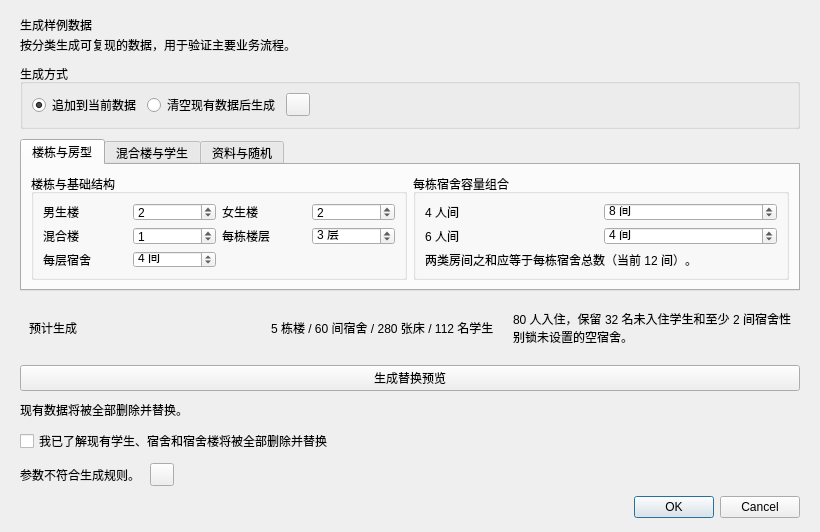
<?xml version="1.0" encoding="UTF-8"?>
<ui version="4.0">
 <class>SampleDataDialog</class>
 <widget class="QDialog" name="SampleDataDialog">
  <property name="geometry"><rect><x>0</x><y>0</y><width>820</width><height>500</height></rect></property>
  <property name="windowTitle"><string>生成样例数据</string></property>
  <property name="modal"><bool>true</bool></property>
  <layout class="QVBoxLayout" name="dialogLayout">
   <property name="spacing"><number>10</number></property>
   <property name="leftMargin"><number>20</number></property><property name="topMargin"><number>16</number></property><property name="rightMargin"><number>20</number></property><property name="bottomMargin"><number>14</number></property>
   <item><layout class="QHBoxLayout" name="headingLayout"><item><layout class="QVBoxLayout" name="headingTextLayout"><property name="spacing"><number>2</number></property><item><widget class="QLabel" name="headingLabel"><property name="text"><string>生成样例数据</string></property><property name="pageHeading" stdset="0"><bool>true</bool></property></widget></item><item><widget class="QLabel" name="descriptionLabel"><property name="text"><string>按分类生成可复现的数据，用于验证主要业务流程。</string></property><property name="pageDescription" stdset="0"><bool>true</bool></property></widget></item></layout></item><item><spacer name="headingSpacer"><property name="orientation"><enum>Qt::Orientation::Horizontal</enum></property><property name="sizeHint" stdset="0"><size><width>20</width><height>20</height></size></property></spacer></item></layout></item>
   <item><widget class="QGroupBox" name="modeGroupBox"><property name="title"><string>生成方式</string></property><layout class="QHBoxLayout" name="modeLayout"><item><widget class="QRadioButton" name="appendRadio"><property name="text"><string>追加到当前数据</string></property><property name="checked"><bool>true</bool></property></widget></item><item><widget class="QRadioButton" name="replaceRadio"><property name="text"><string>清空现有数据后生成</string></property></widget></item><item><widget class="infobutton" name="replaceInfoButton"><property name="toolTip"><string>删除当前全部学生、宿舍和宿舍楼，再生成一套新的样例数据。执行失败时系统会尝试恢复原数据。</string></property></widget></item><item><spacer name="modeSpacer"><property name="orientation"><enum>Qt::Orientation::Horizontal</enum></property><property name="sizeHint" stdset="0"><size><width>20</width><height>20</height></size></property></spacer></item></layout></widget></item>
   <item>
    <widget class="QTabWidget" name="parameterTabs">
     <property name="currentIndex"><number>0</number></property>
     <widget class="QWidget" name="buildingTab">
      <attribute name="title"><string>楼栋与房型</string></attribute>
      <layout class="QHBoxLayout" name="buildingTabLayout">
       <item><widget class="QGroupBox" name="buildingGroupBox"><property name="title"><string>楼栋与基础结构</string></property><layout class="QGridLayout" name="buildingLayout">
        <item row="0" column="0"><widget class="QLabel" name="maleBuildingLabel"><property name="text"><string>男生楼</string></property></widget></item><item row="0" column="1"><widget class="QSpinBox" name="maleBuildingSpin"><property name="maximum"><number>20</number></property><property name="value"><number>2</number></property></widget></item>
        <item row="0" column="2"><widget class="QLabel" name="femaleBuildingLabel"><property name="text"><string>女生楼</string></property></widget></item><item row="0" column="3"><widget class="QSpinBox" name="femaleBuildingSpin"><property name="maximum"><number>20</number></property><property name="value"><number>2</number></property></widget></item>
        <item row="1" column="0"><widget class="QLabel" name="mixedBuildingLabel"><property name="text"><string>混合楼</string></property></widget></item><item row="1" column="1"><widget class="QSpinBox" name="mixedBuildingSpin"><property name="maximum"><number>20</number></property><property name="value"><number>1</number></property></widget></item>
        <item row="1" column="2"><widget class="QLabel" name="floorLabel"><property name="text"><string>每栋楼层</string></property></widget></item><item row="1" column="3"><widget class="QSpinBox" name="floorSpin"><property name="minimum"><number>1</number></property><property name="maximum"><number>99</number></property><property name="suffix"><string> 层</string></property><property name="value"><number>3</number></property></widget></item>
        <item row="2" column="0"><widget class="QLabel" name="dormPerFloorLabel"><property name="text"><string>每层宿舍</string></property></widget></item><item row="2" column="1"><widget class="QSpinBox" name="dormPerFloorSpin"><property name="minimum"><number>1</number></property><property name="maximum"><number>99</number></property><property name="suffix"><string> 间</string></property><property name="value"><number>4</number></property></widget></item>
       </layout></widget></item>
       <item><widget class="QGroupBox" name="capacityGroupBox"><property name="title"><string>每栋宿舍容量组合</string></property><layout class="QGridLayout" name="capacityLayout">
        <item row="0" column="0"><widget class="QLabel" name="fourBedDormLabel"><property name="text"><string>4 人间</string></property></widget></item><item row="0" column="1"><widget class="QSpinBox" name="fourBedDormSpin"><property name="maximum"><number>1000</number></property><property name="suffix"><string> 间</string></property><property name="value"><number>8</number></property></widget></item>
        <item row="1" column="0"><widget class="QLabel" name="sixBedDormLabel"><property name="text"><string>6 人间</string></property></widget></item><item row="1" column="1"><widget class="QSpinBox" name="sixBedDormSpin"><property name="maximum"><number>1000</number></property><property name="suffix"><string> 间</string></property><property name="value"><number>4</number></property></widget></item>
        <item row="2" column="0" colspan="2"><widget class="QLabel" name="capacityHintLabel"><property name="text"><string>两类房间之和应等于每栋宿舍总数（当前 12 间）。</string></property><property name="wordWrap"><bool>true</bool></property><property name="pageDescription" stdset="0"><bool>true</bool></property></widget></item>
       </layout></widget></item>
      </layout>
     </widget>
     <widget class="QWidget" name="assignmentTab">
      <attribute name="title"><string>混合楼与学生</string></attribute>
      <layout class="QHBoxLayout" name="assignmentTabLayout">
       <item><widget class="QGroupBox" name="mixedDormGroupBox"><property name="title"><string>每栋混合楼房间安排</string></property><layout class="QGridLayout" name="mixedDormLayout">
        <item row="0" column="0"><widget class="QLabel" name="mixedMaleDormLabel"><property name="text"><string>男舍</string></property></widget></item><item row="0" column="1"><widget class="QSpinBox" name="mixedMaleDormSpin"><property name="maximum"><number>1000</number></property><property name="suffix"><string> 间</string></property><property name="value"><number>3</number></property></widget></item>
        <item row="0" column="2"><widget class="QLabel" name="mixedFemaleDormLabel"><property name="text"><string>女舍</string></property></widget></item><item row="0" column="3"><widget class="QSpinBox" name="mixedFemaleDormSpin"><property name="maximum"><number>1000</number></property><property name="suffix"><string> 间</string></property><property name="value"><number>3</number></property></widget></item>
        <item row="1" column="0"><widget class="QLabel" name="mixedUnlockedDormLabel"><property name="text"><string>宿舍性别锁未设置</string></property></widget></item><item row="1" column="1"><widget class="QSpinBox" name="mixedUnlockedDormSpin"><property name="maximum"><number>1000</number></property><property name="suffix"><string> 间</string></property><property name="value"><number>6</number></property></widget></item>
        <item row="1" column="2"><widget class="QLabel" name="reservedUnlockedLabel"><property name="text"><string>合计保留空房</string></property><property name="toolTip"><string>指全部混合楼合计至少保留的“宿舍性别锁未设置”空宿舍数量，不是每栋楼分别保留。</string></property></widget></item><item row="1" column="3"><widget class="QSpinBox" name="reservedUnlockedSpin"><property name="maximum"><number>1000</number></property><property name="suffix"><string> 间</string></property><property name="value"><number>2</number></property></widget></item>
       </layout></widget></item>
       <item><widget class="QGroupBox" name="studentGroupBox"><property name="title"><string>学生与入住人数</string></property><layout class="QGridLayout" name="studentLayout">
        <item row="0" column="0"><widget class="QLabel" name="maleStudentLabel"><property name="text"><string>男生总数</string></property></widget></item><item row="0" column="1"><widget class="QSpinBox" name="maleStudentSpin"><property name="maximum"><number>2000</number></property><property name="suffix"><string> 人</string></property><property name="value"><number>56</number></property></widget></item>
        <item row="0" column="2"><widget class="QLabel" name="maleAssignedLabel"><property name="text"><string>其中入住</string></property></widget></item><item row="0" column="3"><widget class="QSpinBox" name="maleAssignedSpin"><property name="maximum"><number>2000</number></property><property name="suffix"><string> 人</string></property><property name="value"><number>40</number></property></widget></item>
        <item row="1" column="0"><widget class="QLabel" name="femaleStudentLabel"><property name="text"><string>女生总数</string></property></widget></item><item row="1" column="1"><widget class="QSpinBox" name="femaleStudentSpin"><property name="maximum"><number>2000</number></property><property name="suffix"><string> 人</string></property><property name="value"><number>56</number></property></widget></item>
        <item row="1" column="2"><widget class="QLabel" name="femaleAssignedLabel"><property name="text"><string>其中入住</string></property></widget></item><item row="1" column="3"><widget class="QSpinBox" name="femaleAssignedSpin"><property name="maximum"><number>2000</number></property><property name="suffix"><string> 人</string></property><property name="value"><number>40</number></property></widget></item>
       </layout></widget></item>
      </layout>
     </widget>
     <widget class="QWidget" name="randomTab">
      <attribute name="title"><string>资料与随机</string></attribute>
      <layout class="QHBoxLayout" name="randomTabLayout">
       <item><widget class="QGroupBox" name="profileGroupBox"><property name="title"><string>资料随机范围</string></property><layout class="QGridLayout" name="profileLayout">
        <item row="0" column="0"><widget class="QLabel" name="classRangeLabel"><property name="text"><string>班级范围</string></property></widget></item><item row="0" column="1"><widget class="QSpinBox" name="minimumClassSpin"><property name="minimum"><number>1</number></property><property name="maximum"><number>99</number></property><property name="value"><number>1</number></property></widget></item><item row="0" column="2"><widget class="QLabel" name="classRangeSeparator"><property name="text"><string>至</string></property><property name="alignment"><set>Qt::AlignmentFlag::AlignCenter</set></property></widget></item><item row="0" column="3"><widget class="QSpinBox" name="maximumClassSpin"><property name="minimum"><number>1</number></property><property name="maximum"><number>99</number></property><property name="value"><number>6</number></property></widget></item>
        <item row="1" column="0"><widget class="QLabel" name="gradeRangeLabel"><property name="text"><string>年级范围</string></property></widget></item><item row="1" column="1"><widget class="QSpinBox" name="minimumGradeSpin"><property name="minimum"><number>2010</number></property><property name="maximum"><number>2099</number></property><property name="value"><number>2024</number></property></widget></item><item row="1" column="2"><widget class="QLabel" name="gradeRangeSeparator"><property name="text"><string>至</string></property><property name="alignment"><set>Qt::AlignmentFlag::AlignCenter</set></property></widget></item><item row="1" column="3"><widget class="QSpinBox" name="maximumGradeSpin"><property name="minimum"><number>2010</number></property><property name="maximum"><number>2099</number></property><property name="value"><number>2026</number></property></widget></item>
       </layout></widget></item>
       <item><widget class="QGroupBox" name="seedGroupBox"><property name="title"><string>可复现随机</string></property><layout class="QHBoxLayout" name="seedLayout"><item><widget class="QLabel" name="seedLabel"><property name="text"><string>随机种子</string></property></widget></item><item><widget class="QLineEdit" name="seedLineEdit"><property name="placeholderText"><string>0～4294967295</string></property><property name="text"><string>0</string></property></widget></item><item><widget class="QPushButton" name="regenerateSeedButton"><property name="text"><string>换一个</string></property></widget></item></layout></widget></item>
      </layout>
     </widget>
    </widget>
   </item>
   <item><widget class="QFrame" name="previewFrame"><property name="statCard" stdset="0"><bool>true</bool></property><layout class="QHBoxLayout" name="previewLayout"><item><widget class="QLabel" name="previewTitleLabel"><property name="text"><string>预计生成</string></property></widget></item><item><widget class="QLabel" name="previewValueLabel"><property name="text"><string>5 栋楼 / 60 间宿舍 / 280 张床 / 112 名学生</string></property><property name="wordWrap"><bool>true</bool></property></widget></item><item><widget class="QLabel" name="previewDetailLabel"><property name="text"><string>80 人入住，保留 32 名未入住学生和至少 2 间宿舍性别锁未设置的空宿舍。</string></property><property name="wordWrap"><bool>true</bool></property><property name="pageDescription" stdset="0"><bool>true</bool></property></widget></item></layout></widget></item>
   <item><widget class="QPushButton" name="generateReplacePreviewButton"><property name="visible"><bool>false</bool></property><property name="text"><string>生成替换预览</string></property><property name="primaryButton" stdset="0"><bool>true</bool></property></widget></item>
   <item><widget class="QLabel" name="replaceImpactLabel"><property name="visible"><bool>false</bool></property><property name="wordWrap"><bool>true</bool></property><property name="warningHint" stdset="0"><bool>true</bool></property><property name="text"><string>现有数据将被全部删除并替换。</string></property></widget></item>
   <item><widget class="QCheckBox" name="replaceRiskCheckBox"><property name="visible"><bool>false</bool></property><property name="text"><string>我已了解现有学生、宿舍和宿舍楼将被全部删除并替换</string></property></widget></item>
   <item><layout class="QHBoxLayout" name="validationLayout"><item><widget class="QLabel" name="validationLabel"><property name="visible"><bool>false</bool></property><property name="text"><string>参数不符合生成规则。</string></property><property name="wordWrap"><bool>true</bool></property><property name="fieldError" stdset="0"><bool>true</bool></property></widget></item><item><widget class="infobutton" name="validationInfoButton"><property name="visible"><bool>false</bool></property><property name="toolTip"><string>查看全部参数问题。</string></property></widget></item><item><spacer name="validationSpacer"><property name="orientation"><enum>Qt::Orientation::Horizontal</enum></property><property name="sizeHint" stdset="0"><size><width>20</width><height>20</height></size></property></spacer></item></layout></item>
   <item><widget class="QDialogButtonBox" name="buttonBox"><property name="standardButtons"><set>QDialogButtonBox::StandardButton::Cancel|QDialogButtonBox::StandardButton::Ok</set></property></widget></item>
  </layout>
 </widget>
 <customwidgets><customwidget><class>infobutton</class><extends>QToolButton</extends><header>ui/infobutton.h</header></customwidget></customwidgets>
 <resources/>
 <connections/>
</ui>
